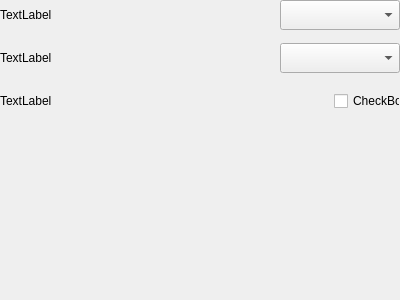
<?xml version="1.0" encoding="UTF-8"?>
<ui version="4.0">
 <class>C_SyvDaPeSlider</class>
 <widget class="QWidget" name="C_SyvDaPeSlider">
  <property name="geometry">
   <rect>
    <x>0</x>
    <y>0</y>
    <width>400</width>
    <height>300</height>
   </rect>
  </property>
  <property name="windowTitle">
   <string>Form</string>
  </property>
  <layout class="QVBoxLayout" name="verticalLayout_3" stretch="0,1">
   <property name="leftMargin">
    <number>0</number>
   </property>
   <property name="topMargin">
    <number>0</number>
   </property>
   <property name="rightMargin">
    <number>0</number>
   </property>
   <property name="bottomMargin">
    <number>0</number>
   </property>
   <item>
    <layout class="QHBoxLayout" name="horizontalLayout">
     <item>
      <layout class="QVBoxLayout" name="verticalLayout">
       <property name="spacing">
        <number>13</number>
       </property>
       <item>
        <widget class="stw_opensyde_gui_elements::C_OgeLabGroupItem" name="pc_LabelStyleColor">
         <property name="text">
          <string>TextLabel</string>
         </property>
        </widget>
       </item>
       <item>
        <widget class="stw_opensyde_gui_elements::C_OgeLabGroupItem" name="pc_LabelStyleHandle">
         <property name="text">
          <string>TextLabel</string>
         </property>
        </widget>
       </item>
       <item>
        <widget class="stw_opensyde_gui_elements::C_OgeLabGroupItem" name="pc_LabelShowMinMax">
         <property name="text">
          <string>TextLabel</string>
         </property>
        </widget>
       </item>
      </layout>
     </item>
     <item>
      <layout class="QVBoxLayout" name="verticalLayout_2">
       <property name="spacing">
        <number>13</number>
       </property>
       <item>
        <layout class="QHBoxLayout" name="horizontalLayout_2">
         <property name="leftMargin">
          <number>0</number>
         </property>
         <property name="topMargin">
          <number>0</number>
         </property>
         <property name="rightMargin">
          <number>0</number>
         </property>
         <item>
          <spacer name="horizontalSpacer_2">
           <property name="orientation">
            <enum>Qt::Horizontal</enum>
           </property>
           <property name="sizeHint" stdset="0">
            <size>
             <width>40</width>
             <height>20</height>
            </size>
           </property>
          </spacer>
         </item>
         <item>
          <widget class="stw_opensyde_gui_elements::C_OgeCbxText" name="pc_ComboBoxTypeColor">
           <property name="minimumSize">
            <size>
             <width>120</width>
             <height>30</height>
            </size>
           </property>
           <property name="maximumSize">
            <size>
             <width>120</width>
             <height>30</height>
            </size>
           </property>
          </widget>
         </item>
        </layout>
       </item>
       <item>
        <layout class="QHBoxLayout" name="horizontalLayout_3">
         <property name="leftMargin">
          <number>0</number>
         </property>
         <property name="topMargin">
          <number>0</number>
         </property>
         <property name="rightMargin">
          <number>0</number>
         </property>
         <item>
          <spacer name="horizontalSpacer_3">
           <property name="orientation">
            <enum>Qt::Horizontal</enum>
           </property>
           <property name="sizeHint" stdset="0">
            <size>
             <width>40</width>
             <height>20</height>
            </size>
           </property>
          </spacer>
         </item>
         <item>
          <widget class="stw_opensyde_gui_elements::C_OgeCbxText" name="pc_ComboBoxTypeHandle">
           <property name="minimumSize">
            <size>
             <width>120</width>
             <height>30</height>
            </size>
           </property>
           <property name="maximumSize">
            <size>
             <width>120</width>
             <height>30</height>
            </size>
           </property>
          </widget>
         </item>
        </layout>
       </item>
       <item>
        <layout class="QHBoxLayout" name="horizontalLayout_4">
         <property name="leftMargin">
          <number>0</number>
         </property>
         <property name="topMargin">
          <number>0</number>
         </property>
         <property name="rightMargin">
          <number>0</number>
         </property>
         <item>
          <spacer name="horizontalSpacer_4">
           <property name="orientation">
            <enum>Qt::Horizontal</enum>
           </property>
           <property name="sizeHint" stdset="0">
            <size>
             <width>40</width>
             <height>20</height>
            </size>
           </property>
          </spacer>
         </item>
         <item>
          <widget class="stw_opensyde_gui_elements::C_OgeChxTristateTransparentToggle" name="pc_CheckBoxMinMax">
           <property name="minimumSize">
            <size>
             <width>66</width>
             <height>30</height>
            </size>
           </property>
           <property name="maximumSize">
            <size>
             <width>66</width>
             <height>30</height>
            </size>
           </property>
           <property name="text">
            <string>CheckBox</string>
           </property>
          </widget>
         </item>
        </layout>
       </item>
      </layout>
     </item>
    </layout>
   </item>
   <item>
    <spacer name="verticalSpacer">
     <property name="orientation">
      <enum>Qt::Vertical</enum>
     </property>
     <property name="sizeHint" stdset="0">
      <size>
       <width>20</width>
       <height>159</height>
      </size>
     </property>
    </spacer>
   </item>
  </layout>
 </widget>
 <customwidgets>
  <customwidget>
   <class>stw_opensyde_gui_elements::C_OgeLabGroupItem</class>
   <extends>QLabel</extends>
   <header>C_OgeLabGroupItem.h</header>
  </customwidget>
  <customwidget>
   <class>stw_opensyde_gui_elements::C_OgeCbxText</class>
   <extends>QComboBox</extends>
   <header>C_OgeCbxText.h</header>
  </customwidget>
  <customwidget>
   <class>stw_opensyde_gui_elements::C_OgeChxTristateTransparentToggle</class>
   <extends>QCheckBox</extends>
   <header>C_OgeChxTristateTransparentToggle.h</header>
  </customwidget>
 </customwidgets>
 <resources/>
 <connections/>
</ui>
